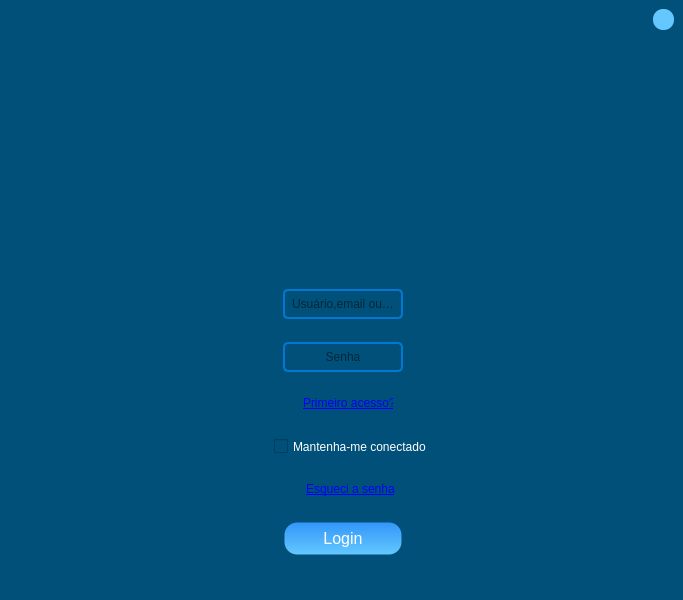
<?xml version="1.0" encoding="UTF-8"?>
<ui version="4.0">
 <class>Mainwindow_Login</class>
 <widget class="QMainWindow" name="Mainwindow_Login">
  <property name="geometry">
   <rect>
    <x>0</x>
    <y>0</y>
    <width>683</width>
    <height>600</height>
   </rect>
  </property>
  <property name="sizePolicy">
   <sizepolicy hsizetype="Expanding" vsizetype="Expanding">
    <horstretch>0</horstretch>
    <verstretch>0</verstretch>
   </sizepolicy>
  </property>
  <property name="maximumSize">
   <size>
    <width>683</width>
    <height>600</height>
   </size>
  </property>
  <property name="windowTitle">
   <string>MainWindow</string>
  </property>
  <property name="styleSheet">
   <string notr="true">background-color: rgb(0, 80, 121);</string>
  </property>
  <widget class="QWidget" name="centralwidget">
   <property name="sizePolicy">
    <sizepolicy hsizetype="Expanding" vsizetype="Expanding">
     <horstretch>0</horstretch>
     <verstretch>0</verstretch>
    </sizepolicy>
   </property>
   <layout class="QGridLayout" name="gridLayout">
    <item row="0" column="4">
     <widget class="QPushButton" name="btn_opcoes_extras">
      <property name="sizePolicy">
       <sizepolicy hsizetype="Expanding" vsizetype="Expanding">
        <horstretch>0</horstretch>
        <verstretch>0</verstretch>
       </sizepolicy>
      </property>
      <property name="maximumSize">
       <size>
        <width>21</width>
        <height>21</height>
       </size>
      </property>
      <property name="cursor">
       <cursorShape>PointingHandCursor</cursorShape>
      </property>
      <property name="toolTip">
       <string>Reiniciar sistema</string>
      </property>
      <property name="styleSheet">
       <string notr="true">QPushButton {
    color: rgb(255, 255, 255);
    border-radius: 10px;
    border:  transparent;
	background-color: rgb(100, 200, 255);
}


</string>
      </property>
      <property name="text">
       <string/>
      </property>
      <property name="icon">
       <iconset>
        <normaloff>imagens/32339.png</normaloff>imagens/32339.png</iconset>
      </property>
      <property name="iconSize">
       <size>
        <width>21</width>
        <height>21</height>
       </size>
      </property>
     </widget>
    </item>
    <item row="3" column="3" colspan="2">
     <spacer name="horizontalSpacer_4">
      <property name="orientation">
       <enum>Qt::Horizontal</enum>
      </property>
      <property name="sizeHint" stdset="0">
       <size>
        <width>218</width>
        <height>20</height>
       </size>
      </property>
     </spacer>
    </item>
    <item row="1" column="0">
     <spacer name="horizontalSpacer_2">
      <property name="orientation">
       <enum>Qt::Horizontal</enum>
      </property>
      <property name="sizeHint" stdset="0">
       <size>
        <width>183</width>
        <height>20</height>
       </size>
      </property>
     </spacer>
    </item>
    <item row="2" column="0" rowspan="2" colspan="2">
     <spacer name="horizontalSpacer_3">
      <property name="orientation">
       <enum>Qt::Horizontal</enum>
      </property>
      <property name="sizeHint" stdset="0">
       <size>
        <width>189</width>
        <height>20</height>
       </size>
      </property>
     </spacer>
    </item>
    <item row="2" column="2" rowspan="3">
     <widget class="QFrame" name="frame_2">
      <property name="sizePolicy">
       <sizepolicy hsizetype="Expanding" vsizetype="Expanding">
        <horstretch>0</horstretch>
        <verstretch>0</verstretch>
       </sizepolicy>
      </property>
      <property name="minimumSize">
       <size>
        <width>217</width>
        <height>0</height>
       </size>
      </property>
      <property name="maximumSize">
       <size>
        <width>290</width>
        <height>350</height>
       </size>
      </property>
      <property name="frameShape">
       <enum>QFrame::NoFrame</enum>
      </property>
      <property name="frameShadow">
       <enum>QFrame::Raised</enum>
      </property>
      <widget class="QLineEdit" name="txt_usuario">
       <property name="geometry">
        <rect>
         <x>50</x>
         <y>28</y>
         <width>120</width>
         <height>30</height>
        </rect>
       </property>
       <property name="sizePolicy">
        <sizepolicy hsizetype="Expanding" vsizetype="Expanding">
         <horstretch>100</horstretch>
         <verstretch>100</verstretch>
        </sizepolicy>
       </property>
       <property name="maximumSize">
        <size>
         <width>121</width>
         <height>30</height>
        </size>
       </property>
       <property name="styleSheet">
        <string notr="true">QLineEdit {
    border: 2px solid #0078d4;  /* Cor da borda */
    border-radius: 5px;          /* Bordas arredondadas */
    padding: 5px;                /* Espaçamento interno */
}

QLineEdit::placeholder {
    color: white;  /* Cor do placeholder */
}
</string>
       </property>
       <property name="alignment">
        <set>Qt::AlignCenter</set>
       </property>
       <property name="placeholderText">
        <string>Usuário,email ou CPF</string>
       </property>
      </widget>
      <widget class="QLineEdit" name="txt_senha">
       <property name="geometry">
        <rect>
         <x>50</x>
         <y>81</y>
         <width>120</width>
         <height>30</height>
        </rect>
       </property>
       <property name="sizePolicy">
        <sizepolicy hsizetype="Expanding" vsizetype="Expanding">
         <horstretch>0</horstretch>
         <verstretch>0</verstretch>
        </sizepolicy>
       </property>
       <property name="maximumSize">
        <size>
         <width>121</width>
         <height>30</height>
        </size>
       </property>
       <property name="styleSheet">
        <string notr="true">QLineEdit {
    border: 2px solid #0078d4;  /* Cor da borda */
    border-radius: 5px;          /* Bordas arredondadas */
    padding: 5px;                /* Espaçamento interno */
}

QLineEdit::placeholder {
    color: white;  /* Cor do placeholder */
}
</string>
       </property>
       <property name="echoMode">
        <enum>QLineEdit::Password</enum>
       </property>
       <property name="alignment">
        <set>Qt::AlignCenter</set>
       </property>
       <property name="placeholderText">
        <string>Senha</string>
       </property>
      </widget>
      <widget class="QLabel" name="label_primeiro_acesso">
       <property name="geometry">
        <rect>
         <x>70</x>
         <y>134</y>
         <width>90</width>
         <height>16</height>
        </rect>
       </property>
       <property name="sizePolicy">
        <sizepolicy hsizetype="Expanding" vsizetype="Expanding">
         <horstretch>0</horstretch>
         <verstretch>0</verstretch>
        </sizepolicy>
       </property>
       <property name="maximumSize">
        <size>
         <width>90</width>
         <height>20</height>
        </size>
       </property>
       <property name="text">
        <string>&lt;a href=&quot;primeiro_acesso&quot;&gt;Primeiro acesso?&lt;/a&gt;</string>
       </property>
      </widget>
      <widget class="QCheckBox" name="btn_manter_conectado">
       <property name="geometry">
        <rect>
         <x>41</x>
         <y>177</y>
         <width>160</width>
         <height>17</height>
        </rect>
       </property>
       <property name="sizePolicy">
        <sizepolicy hsizetype="Expanding" vsizetype="Expanding">
         <horstretch>0</horstretch>
         <verstretch>0</verstretch>
        </sizepolicy>
       </property>
       <property name="maximumSize">
        <size>
         <width>162</width>
         <height>20</height>
        </size>
       </property>
       <property name="styleSheet">
        <string notr="true">color: rgb(255, 255, 255);</string>
       </property>
       <property name="text">
        <string>Mantenha-me conectado</string>
       </property>
      </widget>
      <widget class="QLabel" name="label_trocar_senha">
       <property name="geometry">
        <rect>
         <x>73</x>
         <y>220</y>
         <width>90</width>
         <height>16</height>
        </rect>
       </property>
       <property name="sizePolicy">
        <sizepolicy hsizetype="Expanding" vsizetype="Expanding">
         <horstretch>0</horstretch>
         <verstretch>0</verstretch>
        </sizepolicy>
       </property>
       <property name="maximumSize">
        <size>
         <width>90</width>
         <height>20</height>
        </size>
       </property>
       <property name="text">
        <string>&lt;a href=&quot;trocar_senha&quot;&gt;Esqueci a senha&lt;/a&gt;</string>
       </property>
      </widget>
      <widget class="QPushButton" name="btn_login">
       <property name="geometry">
        <rect>
         <x>50</x>
         <y>260</y>
         <width>120</width>
         <height>35</height>
        </rect>
       </property>
       <property name="sizePolicy">
        <sizepolicy hsizetype="Expanding" vsizetype="Expanding">
         <horstretch>0</horstretch>
         <verstretch>0</verstretch>
        </sizepolicy>
       </property>
       <property name="maximumSize">
        <size>
         <width>16777215</width>
         <height>35</height>
        </size>
       </property>
       <property name="cursor">
        <cursorShape>PointingHandCursor</cursorShape>
       </property>
       <property name="styleSheet">
        <string notr="true">QPushButton {
    color: rgb(255, 255, 255);
    border-radius: 14px;
    font-size: 16px;
    background: qlineargradient(x1:0, y1:0, x2:0, y2:1, stop:0 rgb(50, 150, 250), stop:1 rgb(100, 200, 255)); /* Gradiente de azul claro para azul mais claro */
    border: 3px solid transparent;
}

QPushButton:hover {
    background: qlineargradient(x1:0, y1:0, x2:0, y2:1, stop:0 rgb(100, 180, 255), stop:1 rgb(150, 220, 255)); /* Gradiente de azul mais claro para azul ainda mais claro */
    color: black;
}
</string>
       </property>
       <property name="text">
        <string>Login</string>
       </property>
      </widget>
     </widget>
    </item>
    <item row="1" column="2" colspan="2">
     <widget class="QFrame" name="frame">
      <property name="sizePolicy">
       <sizepolicy hsizetype="Expanding" vsizetype="Expanding">
        <horstretch>0</horstretch>
        <verstretch>0</verstretch>
       </sizepolicy>
      </property>
      <property name="maximumSize">
       <size>
        <width>217</width>
        <height>219</height>
       </size>
      </property>
      <property name="frameShape">
       <enum>QFrame::NoFrame</enum>
      </property>
      <property name="frameShadow">
       <enum>QFrame::Raised</enum>
      </property>
      <layout class="QGridLayout" name="gridLayout_2">
       <item row="0" column="0">
        <widget class="QLabel" name="label_foto_sistema">
         <property name="sizePolicy">
          <sizepolicy hsizetype="Expanding" vsizetype="Expanding">
           <horstretch>0</horstretch>
           <verstretch>0</verstretch>
          </sizepolicy>
         </property>
         <property name="maximumSize">
          <size>
           <width>16777215</width>
           <height>16777215</height>
          </size>
         </property>
         <property name="text">
          <string/>
         </property>
         <property name="pixmap">
          <pixmap>imagens/74472.png</pixmap>
         </property>
         <property name="scaledContents">
          <bool>true</bool>
         </property>
         <property name="alignment">
          <set>Qt::AlignCenter</set>
         </property>
        </widget>
       </item>
      </layout>
     </widget>
    </item>
   </layout>
  </widget>
 </widget>
 <resources/>
 <connections/>
</ui>
